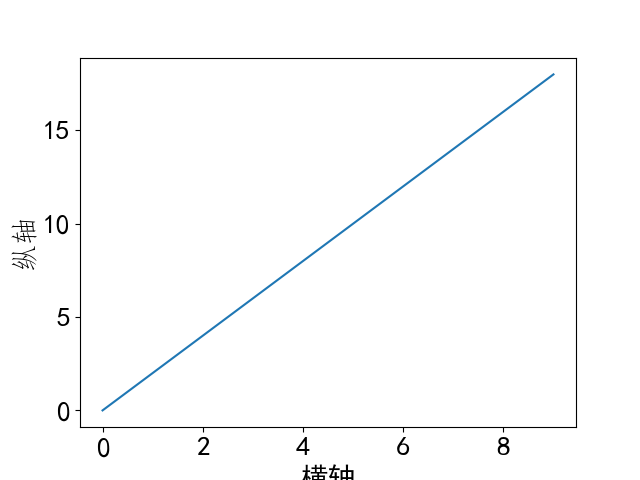

Source code (Python):
from matplotlib import pyplot as plt
import numpy as np
import matplotlib as mat
a = np.arange(10)
plt.plot(a,a*2)
mat.rcParams['font.family']='SimHei'
mat.rcParams['font.size']=20
plt.ylabel("纵轴",fontproperties='FangSong')
plt.xlabel("横轴")
plt.savefig("pyplot的中文显示")
plt.show()
